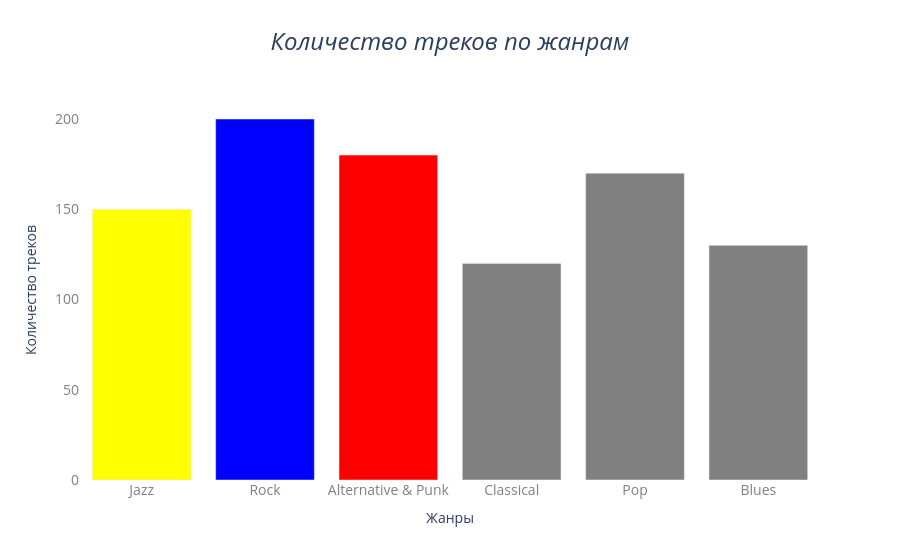

This figure's notebook cell:
### Code cell
# Создание датафрейма
df = pd.DataFrame(data)

# Настройка цветов: серый для всех жанров, цвета для Jazz, Rock, и Alternative & Punk
bar_colors = []
for genre in df["genre_name"]:
    if genre == "Jazz":import pandas as pd
import plotly.graph_objects as go

# Пример данных (замените на реальные данные из вашей базы данных):
# SQL-запрос:
# SELECT genre_name, COUNT(track_id) AS track_count
# FROM genre g
# JOIN track t ON g.genre_id = t.genre_id
# GROUP BY genre_name;

data = {
    "genre_name": ["Jazz", "Rock", "Alternative & Punk", "Classical", "Pop", "Blues"],
    "track_count": [150, 200, 180, 120, 170, 130]
}

        bar_colors.append("yellow")
    elif genre == "Rock":
        bar_colors.append("blue")
    elif genre == "Alternative & Punk":
        bar_colors.append("red")
    else:
        bar_colors.append("gray")

# Создание столбчатой диаграммы
fig = go.Figure()

fig.add_trace(go.Bar(
    x=df["genre_name"],
    y=df["track_count"],
    marker=dict(color=bar_colors),  # Применение кастомных цветов
    showlegend=False  # Убираем легенду
))

# Настройка стиля графика
fig.update_layout(
    title=dict(
        text="<i>Количество треков по жанрам</i>",  # Название курсивом
        font=dict(size=24),
        x=0.5  # Выравнивание по центру
    ),
    xaxis=dict(
        title="Жанры",
        tickfont=dict(size=14, color="gray")
    ),
    yaxis=dict(
        title="Количество треков",
        tickfont=dict(size=14, color="gray")
    ),
    plot_bgcolor="white"  # Белый фон графика
)

# Отображение диаграммы
fig.show()

### Figure 1 — Plotly figure (JSON) as saved in the notebook; plotly's stock layout.template omitted (floating-point values rounded to 4 significant figures)
{"data": [{"marker": {"color": ["yellow", "blue", "red", "gray", "gray", "gray"]}, "showlegend": false, "type": "bar", "x": ["Jazz", "Rock", "Alternative & Punk", "Classical", "Pop", "Blues"], "y": [150, 200, 180, 120, 170, 130]}], "layout": {"plot_bgcolor": "white", "title": {"font": {"size": 24}, "text": "<i>Количество треков по жанрам</i>", "x": 0.5}, "xaxis": {"tickfont": {"color": "gray", "size": 14}, "title": {"text": "Жанры"}}, "yaxis": {"tickfont": {"color": "gray", "size": 14}, "title": {"text": "Количество треков"}}}}
